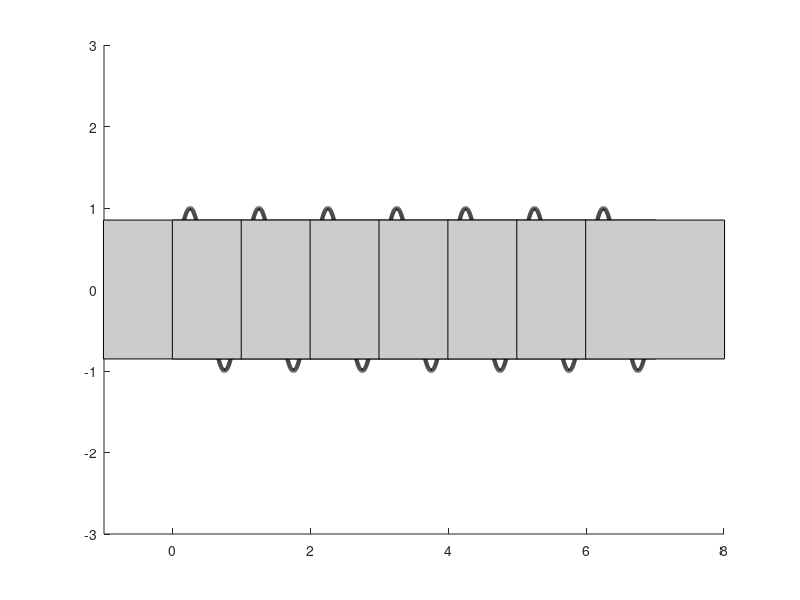

Reproduce this figure in MATLAB.
clear;

figure;
hold on ;

fs              = 512; % Sampling frequency (samples per second)
dt              = 1/fs; % seconds per sample
StopTime        = 0.1; % seconds
t               = (0:dt:StopTime)'; % seconds
F               = 1; % Sine wave frequency (hertz)
data            = sin(2*pi*F*t);
plot(t,data)

nb_cyc          = 7;
%%For one cycle get time period
T = nb_cyc/F ;
% time step for one time period
tt              = 0:dt:T+dt ;
d               = sin(2*pi*F*tt) ;
plot(tt,d,'k','LineWidth',3) ;

for n = 0:7
    plot(n,0,'-s','MarkerSize',100,'MarkerEdgeColor','black','MarkerFaceColor',[0.8 0.8 0.8]);
end

ylim([-3 3]);
xlim([-1 nb_cyc+1]);
